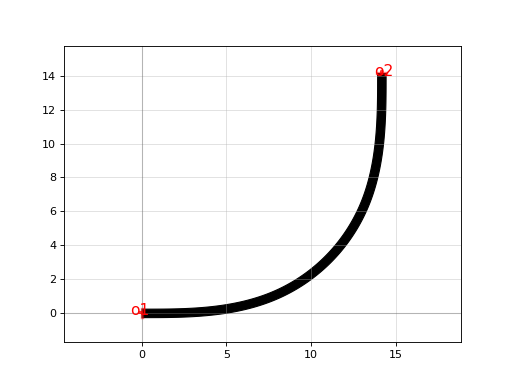

This chart was generated by the following Python code:
import gdsfactory as gf

p = gf.path.euler(radius=10)
c = p.extrude(layer=(1, 0), width=0.5)
c.plot()
